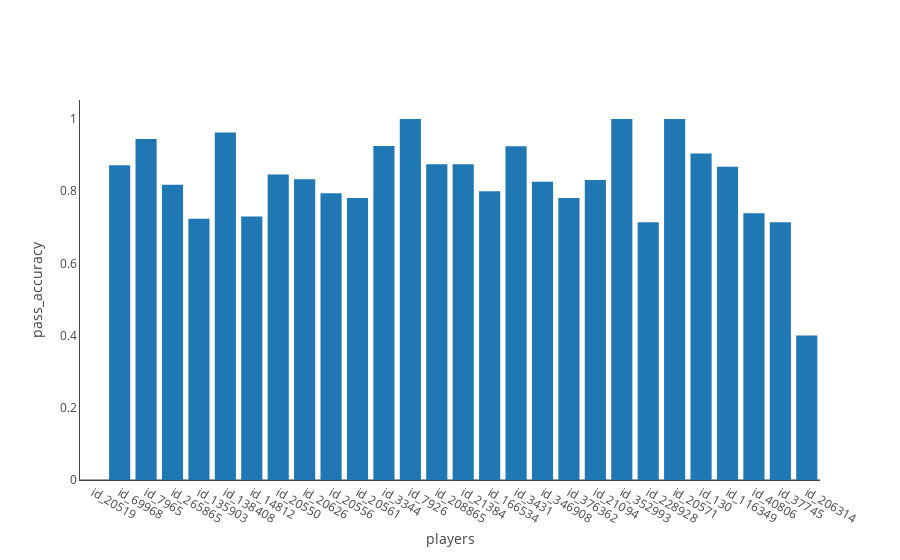

Notebook cell for this chart:
### Markdown cell above
## Pass accuracy of each player

### Code cell
df_pa = pass_accuracy(a_match_events)
visualize_barchart(df_pa, 'pass_accuracy')

### Figure 1 — Plotly figure (JSON) as saved in the notebook; plotly's stock layout.template omitted (floating-point values rounded to 4 significant figures)
{"data": [{"type": "bar", "uid": "544d962f-988a-408d-a9f9-e7bbcf4e76fa", "x": ["id_20519", "id_69968", "id_7965", "id_265865", "id_135903", "id_138408", "id_14812", "id_20550", "id_20626", "id_20556", "id_20561", "id_3344", "id_7926", "id_208865", "id_21384", "id_166534", "id_3431", "id_346908", "id_376362", "id_21094", "id_352993", "id_228928", "id_20571", "id_130", "id_116349", "id_40806", "id_37745", "id_206314"], "y": [0, 0.8718, 0.9444, 0.8182, 0.7234, 0.9623, 0.7297, 0.8462, 0.8333, 0.7941, 0.7812, 0.925, 1, 0.875, 0.875, 0.8, 0.9245, 0.8261, 0.7812, 0.8308, 1, 0.7143, 1, 0.9048, 0.8679, 0.7391, 0.7143, 0.4]}], "layout": {"xaxis": {"autorange": true, "showgrid": false, "showline": true, "showticklabels": true, "title": {"text": "players"}, "zeroline": true}, "yaxis": {"autorange": true, "showgrid": false, "showline": true, "showticklabels": true, "title": {"text": "pass_accuracy"}, "zeroline": true}}}
